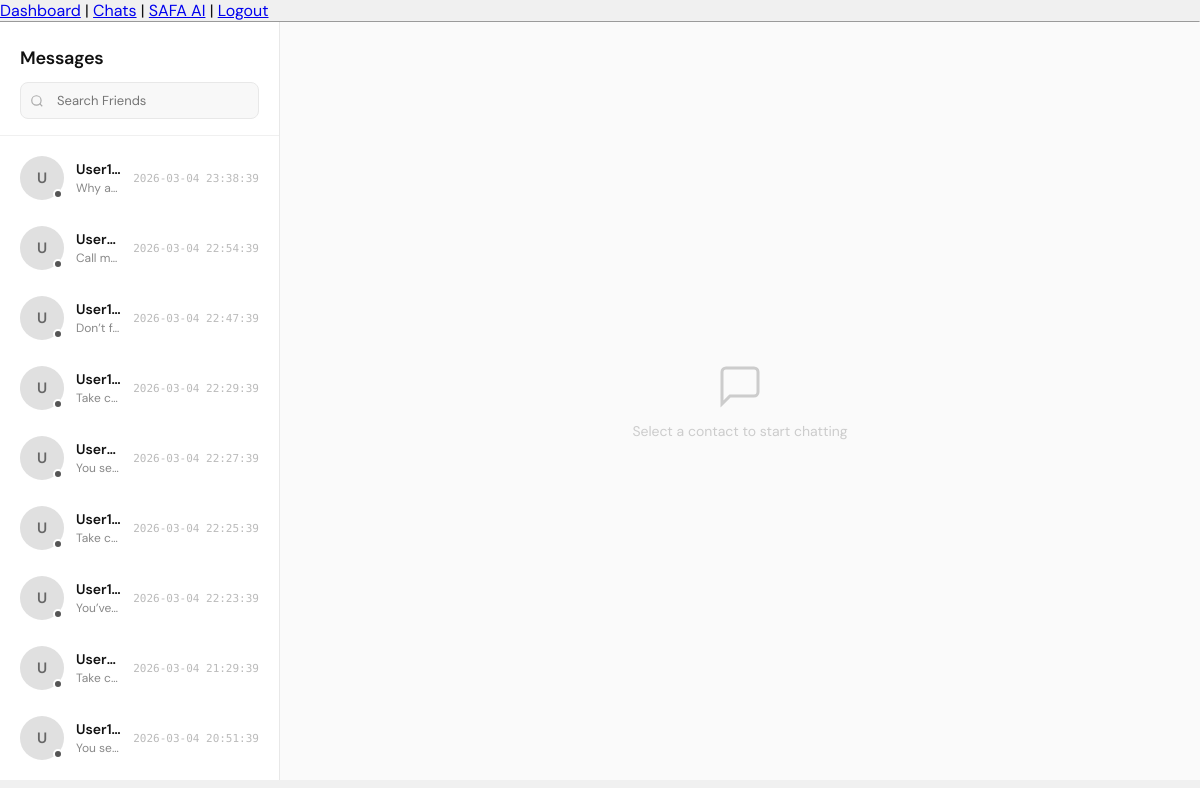
The app's page /chats (signed in), older data.
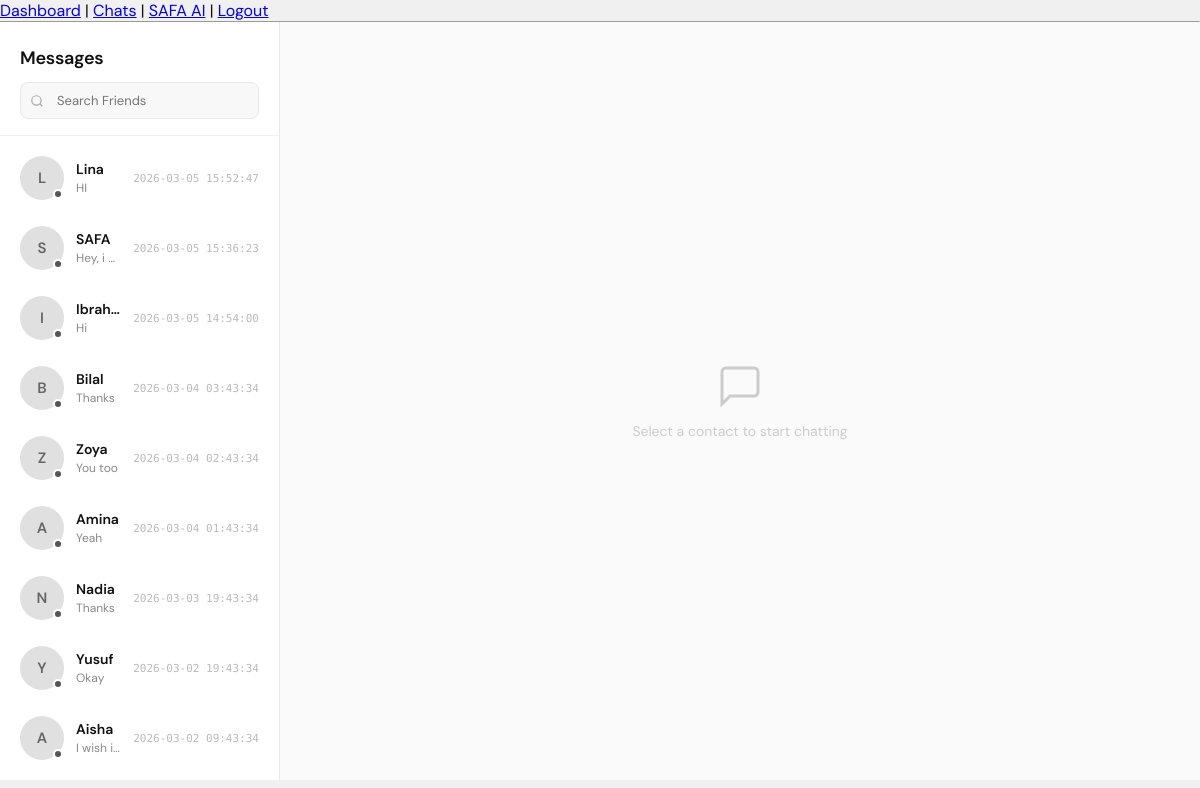
The same page, newer data.
### tables this page shows
CREATE TABLE ai_chat (
    id INTEGER PRIMARY KEY AUTOINCREMENT,
    user_id INTEGER,
    contact_name TEXT,
    sender TEXT,
    message TEXT,
    timestamp DATETIME DEFAULT CURRENT_TIMESTAMP
);

### app.py (the view, shortened to what this page needs)
@app.route("/chats", methods=["GET", "POST"])
def chats():
    if "user_id" not in session:
        return redirect(url_for("login"))
    import sqlite3
    from datetime import datetime
    import pytz
    import random
    conn = sqlite3.connect("database.db")
    cursor = conn.cursor()
    ist = pytz.timezone("Asia/Kolkata")
    contact = request.args.get("contact")
    chats = []
    contacts_list = []
    cursor.execute("""
        SELECT contact_name, message, timestamp
        FROM ai_chat
        WHERE user_id = ?
        ORDER BY timestamp DESC
    """, (session["user_id"],))
    rows = cursor.fetchall()
    contacts = {}
    for name, message, timestamp in rows:
        if name not in contacts:
            contacts[name] = {
                "last_message": message,
                "timestamp": timestamp
            }
    contacts_list = [
        (name, data["last_message"], data["timestamp"])
        for name, data in contacts.items()
    ]
    conn.close()
    return render_template(
        "chats.html",
        contacts=contacts_list,
        chats=chats,
        selected_contact=contact
    )

### templates/chats.html (shortened to what this page needs)
{% extends "base.html" %}
{% block content %}
<div class="chat-container">
    <div class="contact-list">
        <div class="contact-list-header">
            <h2>Messages</h2>
            <div class="contact-search">
                <svg width="14" height="14" viewBox="0 0 24 24" fill="none" stroke="currentColor" stroke-width="2">
                    <circle cx="11" cy="11" r="8"/><path d="M21 21l-4.35-4.35"/>
                </svg>
                <input type="text" placeholder="Search Friends">
            </div>
        </div>
        <div class="contact-scroll">
            {% for name, last_message, timestamp in contacts %}
            <a href="/chats?contact={{ name }}" class="contact-item {% if name == selected_contact %}active{% endif %}">
                <div class="contact-avatar">
                    {{ name[0] }}
                    <span class="status-dot online"></span>
                </div>
                <div class="contact-info">
                    <div class="contact-name">{{ name }}</div>
                    <div class="contact-preview">{{ last_message }}</div>
                </div>
                <div class="contact-meta">
                    <span class="contact-time">{{ timestamp }}</span>
                </div>
            </a>
            {% endfor %}
        </div>
    </div>
    <div class="chat-window">
        {% if selected_contact %}
        <div class="chat-header">
            <div class="chat-header-avatar">
                {{ selected_contact[0] }}
                <span class="status-dot"></span>
            </div>
            <div class="chat-header-info">
                <div class="chat-header-name">{{ selected_contact }}</div>
                <div class="chat-header-status">Active now</div>
            </div>
            <div class="chat-header-actions">
                <button class="header-btn" title="Search">
                    <svg width="15" height="15" viewBox="0 0 24 24" fill="none" stroke="currentColor" stroke-width="2">
                        <circle cx="11" cy="11" r="8"/><path d="M21 21l-4.35-4.35"/>
                    </svg>
                </button>
                <button class="header-btn" title="Favorites">
                    <svg width="15" height="15" viewBox="0 0 24 24" fill="none" stroke="currentColor" stroke-width="2">
                        <path d="M20.84 4.61a5.5 5.5 0 0 0-7.78 0L12 5.67l-1.06-1.06a5.5 5.5 0 0 0-7.78 7.78l1.06 1.06L12 21.23l7.78-7.78 1.06-1.06a5.5 5.5 0 0 0 0-7.78z"/>
                    </svg>
                </button>
                <button class="header-btn" title="More">
                    <svg width="15" height="15" viewBox="0 0 24 24" fill="none" stroke="currentColor" stroke-width="2">
                        <circle cx="12" cy="5" r="1"/><circle cx="12" cy="12" r="1"/><circle cx="12" cy="19" r="1"/>
                    </svg>
                </button>
            </div>
        </div>
        <div class="messages" id="messageList">
            <div class="date-divider">Today</div>
            {% for contact_name, sender, message, timestamp in chats %}
            <div class="message {{ sender }}">
                <div class="msg-bubble-wrap">
                    <div class="msg-text">{{ message }}</div>
                    <div class="msg-time">{{ timestamp }}</div>
                </div>
            </div>
            {% endfor %}
        </div>
        <form method="POST" class="chat-input-area" id="chatForm">
            <input type="hidden" name="contact" value="{{ selected_contact }}">
            <div class="input-actions">
                <button type="button" class="input-btn" title="Attach">
                    <svg width="16" height="16" viewBox="0 0 24 24" fill="none" stroke="currentColor" stroke-width="2">
                        <path d="M21.44 11.05l-9.19 9.19a6 6 0 0 1-8.49-8.49l9.19-9.19a4 4 0 0 1 5.66 5.66l-9.2 9.19a2 2 0 0 1-2.83-2.83l8.49-8.48"/>
                    </svg>
                </button>
            </div>
            <input type="text" name="message" placeholder="Write Something..." required autocomplete="off">
            <div class="input-actions">
                <button type="button" class="input-btn" title="Emoji">
                    <svg width="16" height="16" viewBox="0 0 24 24" fill="none" stroke="currentColor" stroke-width="2">
                        <circle cx="12" cy="12" r="10"/><path d="M8 14s1.5 2 4 2 4-2 4-2"/><line x1="9" y1="9" x2="9.01" y2="9"/><line x1="15" y1="9" x2="15.01" y2="9"/>
                    </svg>
                </button>
            </div>
            <button type="submit" class="send-btn" title="Send">
                <svg width="16" height="16" viewBox="0 0 24 24" fill="none" stroke="currentColor" stroke-width="2.5">
                    <line x1="22" y1="2" x2="11" y2="13"/><polygon points="22 2 15 22 11 13 2 9 22 2"/>
                </svg>
            </button>
        </form>
        {% else %}
        <div class="empty-state">
            <svg width="48" height="48" viewBox="0 0 24 24" fill="none" stroke="currentColor" stroke-width="1.5">
                <path d="M21 15a2 2 0 0 1-2 2H7l-4 4V5a2 2 0 0 1 2-2h14a2 2 0 0 1 2 2z"/>
            </svg>
            <span>Select a contact to start chatting</span>
        </div>
        {% endif %}
    </div>
</div>
{% endblock %}

### templates/base.html (shortened to what this page needs)
<!DOCTYPE html>
<html>
<head>
</head>
<body>
<nav>
    <a href="/dashboard">Dashboard</a> |
    <a href="/chats">Chats</a> |
    <a href="{{ url_for('safa_ai') }}">SAFA AI</a> |
    <a href="/logout">Logout</a>
</nav>
{% block content %}{% endblock %}
</body>
</html>

### templates/base.html (style rules this page uses)
.chat-container { display: flex; flex-direction: column; gap: 10px; margin-bottom: 20px; }

### templates/chats.html (style rules this page uses)
*, *::before, *::after { box-sizing: border-box; margin: 0; padding: 0; }
html, body { height: 100%; width: 100%; font-family: 'DM Sans', sans-serif; background: #f0f0f0; color: #111; overflow: hidden; }
.chat-container { display: flex !important; flex-direction: row !important; height: calc(100vh - 22px); width: 100vw; gap: 0; overflow: hidden; position: fixed; top: 22px; left: 0; bottom: 0; right: 0; }
.contact-list { width: 280px; min-width: 280px; background: #fff; border-right: 1px solid #e8e8e8; display: flex; flex-direction: column; overflow: hidden; }
.contact-list-header { padding: 24px 20px 16px; border-bottom: 1px solid #f0f0f0; }
.contact-list-header h2 { font-size: 18px; font-weight: 600; letter-spacing: -0.3px; color: #111; }
.contact-search { margin-top: 12px; position: relative; }
.contact-search input { width: 100%; padding: 9px 14px 9px 36px; border: 1px solid #e8e8e8; border-radius: 8px; font-size: 13px; font-family: 'DM Sans', sans-serif; background: #f8f8f8; color: #333; outline: none; transition: border 0.2s; }
.contact-search svg { position: absolute; left: 10px; top: 50%; transform: translateY(-50%); color: #aaa; }
.contact-scroll { flex: 1; overflow-y: auto; padding: 8px 10px; }
.contact-item { display: flex; align-items: center; gap: 12px; padding: 12px 10px; text-decoration: none; color: #111; border-radius: 10px; margin-bottom: 2px; transition: background 0.15s; position: relative; }
.contact-avatar { width: 44px; height: 44px; border-radius: 50%; background: #e0e0e0; display: flex; align-items: center; justify-content: center; font-size: 15px; font-weight: 600; color: #666; flex-shrink: 0; position: relative; }
.contact-avatar .status-dot { position: absolute; bottom: 1px; right: 1px; width: 10px; height: 10px; border-radius: 50%; background: #888; border: 2px solid #fff; }
.contact-avatar .status-dot.online { background: #555; }
.contact-info { flex: 1; min-width: 0; }
.contact-name { font-size: 14px; font-weight: 600; color: #111; white-space: nowrap; overflow: hidden; text-overflow: ellipsis; }
.contact-preview { font-size: 12px; color: #888; margin-top: 2px; white-space: nowrap; overflow: hidden; text-overflow: ellipsis; }
.contact-meta { display: flex; flex-direction: column; align-items: flex-end; gap: 5px; flex-shrink: 0; }
.contact-time { font-size: 11px; color: #bbb; font-family: 'DM Mono', monospace; }
.chat-window { flex: 1; display: flex; flex-direction: column; background: #fafafa; min-width: 0; }
.empty-state { flex: 1; display: flex; flex-direction: column; align-items: center; justify-content: center; color: #ccc; gap: 12px; font-size: 14px; }

Row changes from the older to the newer data that the page shows:
removed ai_chat: contact_name "U", contact_name "User1…", message "Why a…", timestamp "2026-03-04 23:38:39"
removed ai_chat: contact_name "U", contact_name "User…", message "Call m…", timestamp "2026-03-04 22:54:39"
removed ai_chat: contact_name "U", contact_name "User1…", message "Don’t f…", timestamp "2026-03-04 22:47:39"
removed ai_chat: contact_name "U", contact_name "User1…", message "Take c…", timestamp "2026-03-04 22:29:39"
removed ai_chat: contact_name "U", contact_name "User…", message "You se…", timestamp "2026-03-04 22:27:39"
removed ai_chat: contact_name "U", contact_name "User1…", message "Take c…", timestamp "2026-03-04 22:25:39"
removed ai_chat: contact_name "U", contact_name "User1…", message "You’ve…", timestamp "2026-03-04 22:23:39"
removed ai_chat: contact_name "U", contact_name "User…", message "Take c…", timestamp "2026-03-04 21:29:39"
removed ai_chat: contact_name "U", contact_name "User1…", message "You se…", timestamp "2026-03-04 20:51:39"
added ai_chat: contact_name "L", contact_name "Lina", message "HI", timestamp "2026-03-05 15:52:47"
added ai_chat: contact_name "S", contact_name "SAFA", message "Hey, i…", timestamp "2026-03-05 15:36:23"
added ai_chat: contact_name "I", contact_name "Ibrah…", message "Hi", timestamp "2026-03-05 14:54:00"
added ai_chat: contact_name "B", contact_name "Bilal", message "Thanks", timestamp "2026-03-04 03:43:34"
added ai_chat: contact_name "Z", contact_name "Zoya", message "You too", timestamp "2026-03-04 02:43:34"
added ai_chat: contact_name "A", contact_name "Amina", message "Yeah", timestamp "2026-03-04 01:43:34"
added ai_chat: contact_name "N", contact_name "Nadia", message "Thanks", timestamp "2026-03-03 19:43:34"
added ai_chat: contact_name "Y", contact_name "Yusuf", message "Okay", timestamp "2026-03-02 19:43:34"
added ai_chat: contact_name "A", contact_name "Aisha", message "I wish i…", timestamp "2026-03-02 09:43:34"
